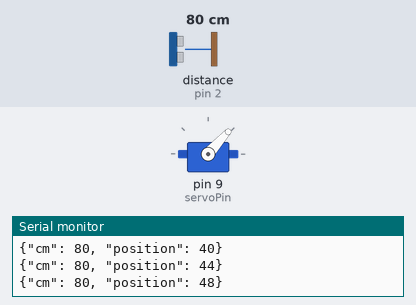
Bench run of a sketch on a simulated Arduino Uno, built with avr-gcc and run on an emulated ATmega328P. On the bench: servo, the last lines printed to the serial monitor. Wiring (inferred from the names in the program): ultrasonic range finder: trigger pin 3; echo pin 2. Inputs (shaded band) come from the test bench; at power-on: distance to the obstacle (sensor on pin 2) 80 cm. The echo pulse lasts 58.3 µs per cm.

Above: at 1.2 s.
1.3 s: distance to the obstacle (sensor on pin 2) set to 120 cm
At 1.53 s:
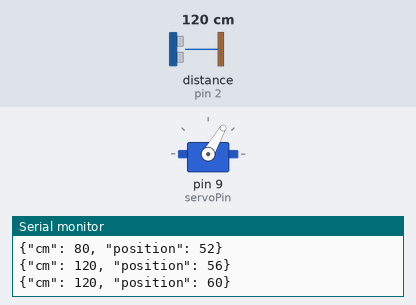
4.3 s: distance to the obstacle (sensor on pin 2) set to 250 cm
At 4.45 s:
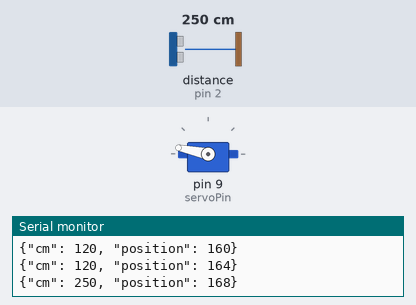
10.3 s: distance to the obstacle (sensor on pin 2) set to 2 cm
At 10.35 s:
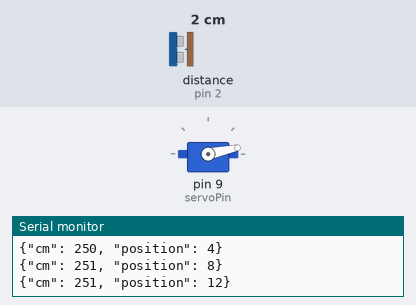
Timing chart, 0 to 19.3 s (numbered marks = the images above; inputs shaded):
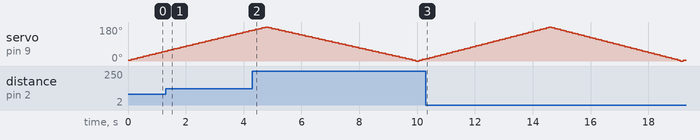

The sketch:

sonar.ino
```cpp
#include <Servo.h>

/**
 * Sonar
 *
 * Outputs the distance reading of a ultrasonic sensro in cm.
 *
 * Circuit:
 *
 * Sonic sensor vcc to vcc, gnd to gnd, echo to pin 2 and trig to pin 3.
 *
 */

// this constant won't change. It's the pin number of the sensor's output:
const int pingPin = 3;
const int echoPin = 2;
const int servoPin = 9;

Servo servo;
int position = 0;                        // Rotation in degrees.
int direction = 1;                       // 1 is left, 0 is right.
int steps = constrain(180 / 40, 0, 180); // Number of steps in 180.

void setup()
{
  // initialize serial communication:
  Serial.begin(9600);

  // Attach to servo.
  servo.attach(servoPin);

  // Sonic sensor pins.
  pinMode(pingPin, OUTPUT);
  pinMode(echoPin, INPUT);
}

void loop()
{
  // Switch direction if we need to.
  switch (position)
  {
  case 180:
    direction = 1;
    break;

  case 0:
    direction = 0;
    break;
  }

  // Move servo depending on direction we're travelling.
  switch (direction)
  {
  case 0:
    position += steps;
    break;

  case 1:
    position -= steps;
    break;
  }
  servo.write(position);

  // Take measurement.
  long cm = takeMeasurement();

  // Push data down serial (in JSON!).
  Serial.print("{");
  Serial.print("\"cm\": ");
  Serial.print(cm);
  Serial.print(", \"position\": ");
  Serial.print(position);
  Serial.print("}");
  Serial.println();

  // No rush.
  delay(100);
}

/**
 * @brief Converts microseconds a sounds wave took to rebound into CM.
 *
 * @param microseconds
 * @return long
 */
long microsecondsToCentimeters(long microseconds)
{
  // The speed of sound is 340 m/s or 29 microseconds per centimeter.
  // The ping travels out and back, so to find the distance of the object we
  // take half of the distance travelled.
  return microseconds / 29 / 2;
}

/**
 * @brief Triggers sonic sensor to take a measurement in CM.
 *
 * @return long
 */
long takeMeasurement()
{
  // Short low to ensure a clean high pulse.
  digitalWrite(pingPin, LOW);
  delayMicroseconds(2);

  // High burst to trigger measurement.
  digitalWrite(pingPin, HIGH);
  delayMicroseconds(10); // 10 high for my sonic sensor.
  digitalWrite(pingPin, LOW);

  // Read how long it took for the sound wave to return.
  long duration = pulseIn(echoPin, HIGH);

  // Convert the time measurement into a distance.
  return microsecondsToCentimeters(duration);
}
```
